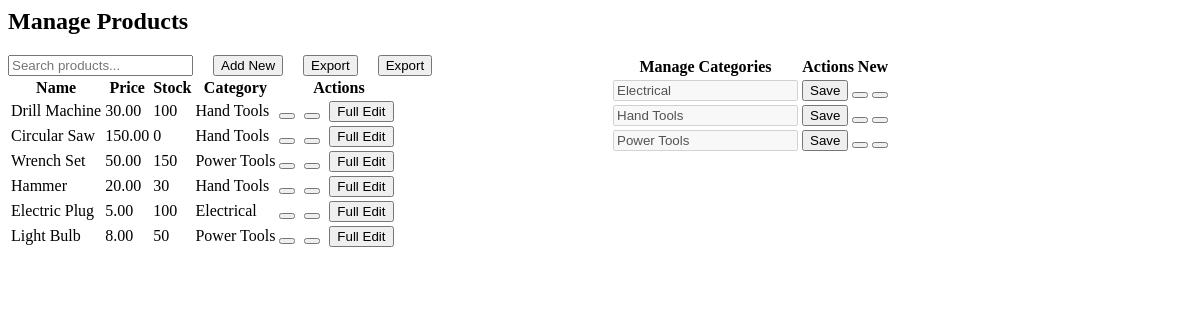
Page /admin/pages/products.php on the committed database.
### tables this page shows
CREATE TABLE `tbl_hardware` (
  `id` int(11) NOT NULL,
  `name` varchar(255) NOT NULL,
  `images` longtext NOT NULL CHECK (json_valid(`images`)),
  `description` text DEFAULT NULL,
  `price` decimal(10,2) NOT NULL,
  `stock` int(11) NOT NULL,
  `category_id` int(11) DEFAULT NULL,
  `page_slug` varchar(255) NOT NULL,
  `use_cases` text DEFAULT NULL
);

CREATE TABLE `tbl_category` (
  `id` int(11) NOT NULL,
  `name` varchar(255) NOT NULL
);

### admin/pages/sections/manage_products.php (the view, shortened to what this page needs)
<?php
include('../functions/config.php');
$productQuery = "SELECT h.*, c.name AS category_name
                 FROM tbl_hardware h
                 LEFT JOIN tbl_category c ON h.category_id = c.id";
$productResult = $conn->query($productQuery);
?>
<div class="container mt-4">
    <div class="d-flex align-items-center my-2">
        <div class="">
            <input type="text" id="searchInput" class="form-control" placeholder="Search products..." aria-label="Search">
        </div>
        <div class="d-flex align-items-start justify-content-space">
        <button class="btn btn-sm btn-primary" onclick="showAddForm()">
            <i class="fas fa-plus"></i> Add New
        </button>
        <button class="btn btn-sm btn-success" onclick="exportToExcel()">
            <i class="fas fa-file-excel"></i> Export
        </button>
        <button class="btn btn-sm btn-danger" onclick="exportToPDF()">
            <i class="fas fa-file-pdf"></i> Export
        </button>
        </div>
    </div>
    <table class="table table-bordered w-auto" id="productsTable">
        <thead>
            <tr>
                <th>Name</th>
                <th>Price</th>
                <th>Stock</th>
                <th>Category</th>
                <th>Actions</th>
            </tr>
        </thead>
        <tbody>
            <?php
            if ($productResult->num_rows > 0) {
                while ($row = $productResult->fetch_assoc()) {
                    echo "<tr data-id='{$row['id']}'>
                            <td class='editable name'>{$row['name']}</td>
                            <td class='editable price'>{$row['price']}</td>
                            <td class='editable stock'>{$row['stock']}</td>
                            <td class='editable category_id' data-id='{$row['category_id']}'>{$row['category_name']}</td>
                            <td class='action-cell'>
                                <button class='btn btn-warning btn-sm quick-edit'><i class='fas fa-edit'></i></button>
                                <button class='btn btn-danger btn-sm delete-btn'><i class='fas fa-trash'></i></button>
                                <button class='btn btn-info btn-sm full-edit' onclick='showEditForm({$row['id']})'>
                                    <i class='fas fa-pen'></i> Full Edit
                                </button>
                            </td>
                          </tr>";
                }
            }
            ?>
        </tbody>
    </table>
</div>

### admin/pages/sections/manage_product_cat.php (shortened to what this page needs)
<?php
include('../functions/config.php');
?>
    <div class="container mt-4">
        <table class="table table-bordered w-auto" id="categoryTable">
            <thead>
                <tr>
                    <th>Manage Categories</th>
                    <th>Actions <span class="badge bg-primary add-new-badge" id="addCategoryItem">New</span></th>
                </tr>
            </thead>
            <tbody id="categoryList">
                <?php
                $categoryQuery = "SELECT * FROM tbl_category";
                $categoryResult = $conn->query($categoryQuery);
                if ($categoryResult->num_rows > 0) {
                    while ($row = $categoryResult->fetch_assoc()) {
                        echo "<tr data-id='{$row['id']}'>
                            <td><input type='text' class='form-control editable-input name' value='{$row['name']}' disabled></td>
                            <td>
                                <button class='btn btn-success btn-sm save-btn d-none' data-id='{$row['id']}'>Save</button>
                                <button class='btn btn-warning btn-sm edit-btn' data-id='{$row['id']}'><i class='fas fa-pen'></i></button>
                                <button class='btn btn-danger btn-sm delete-btn' data-id='{$row['id']}'><i class='fas fa-trash'></i></button>
                            </td>
                        </tr>";
                    }
                }
                ?>
            </tbody>
        </table>
    </div>

### admin/pages/products.php (style rules this page uses)
.d-flex { display: flex; gap: 20px; }
.editable-input { width: 100%; transition: background-color 0.3s ease, border-color 0.3s ease; }
.action-cell button { margin-right: 5px; transition: background-color 0.3s ease; }

### admin/pages/sections/manage_product_cat.php (style rules this page uses)
.editable-input { width: 100%; }
.editable { pointer-events: auto; }

### rows in the picture
tbl_hardware: name "Drill Machine", price "30.00", stock "100", category.name "Hand Tools"
tbl_hardware: name "Circular Saw", price "150.00", stock "0", category.name "Hand Tools"
tbl_hardware: name "Wrench Set", price "50.00", stock "150", category.name "Power Tools"
tbl_hardware: name "Hammer", price "20.00", stock "30", category.name "Hand Tools"
tbl_hardware: name "Electric Plug", price "5.00", stock "100", category.name "Electrical"
tbl_hardware: name "Light Bulb", price "8.00", stock "50", category.name "Power Tools"
tbl_category: name "Electrical"
tbl_category: name "Hand Tools"
tbl_category: name "Power Tools"
